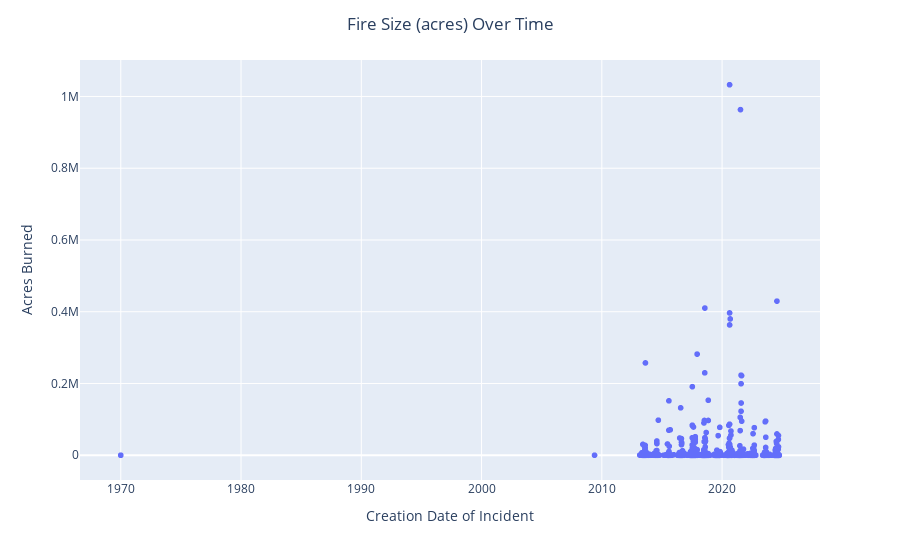

Notebook cell for this chart:
### Code cell
# See if you can create a graph that answers the question:
# Are fires getting bigger or more frequent over time?
my_cols = ['incident_dateonly_created','incident_acres_burned']
fig = px.scatter(DF_raw[my_cols],
                 x = 'incident_dateonly_created',
                 y = 'incident_acres_burned')
fig.update_layout(title = 'Fire Size (acres) Over Time',
                  title_x = 0.5,
                  xaxis_title = 'Creation Date of Incident',
                  yaxis_title = 'Acres Burned')
fig

### Figure 1 — Plotly figure (JSON) as saved in the notebook; plotly's stock layout.template omitted (floating-point values rounded to 4 significant figures; data arrays with more than 128 entries replaced by an {"elided": "..."} marker saying what was removed)
{"data": [{"hovertemplate": "incident_dateonly_created=%{x}<br>incident_acres_burned=%{y}<extra></extra>", "legendgroup": "", "marker": {"color": "#636efa", "symbol": "circle"}, "mode": "markers", "name": "", "showlegend": false, "type": "scattergl", "x": {"elided": "2732 str values"}, "xaxis": "x", "y": {"elided": "2732 int values"}, "yaxis": "y"}], "layout": {"autosize": true, "legend": {"tracegroupgap": 0}, "margin": {"t": 60}, "title": {"text": "Fire Size (acres) Over Time", "x": 0.5}, "xaxis": {"anchor": "y", "autorange": true, "domain": [0, 1], "range": ["1966-07-29 05:22:49.0141", "2028-03-05 18:37:10.9859"], "title": {"text": "Creation Date of Incident"}, "type": "date"}, "yaxis": {"anchor": "x", "autorange": true, "domain": [0, 1], "range": [-79960.0, 1113000.0], "title": {"text": "Acres Burned"}, "type": "linear"}}}
